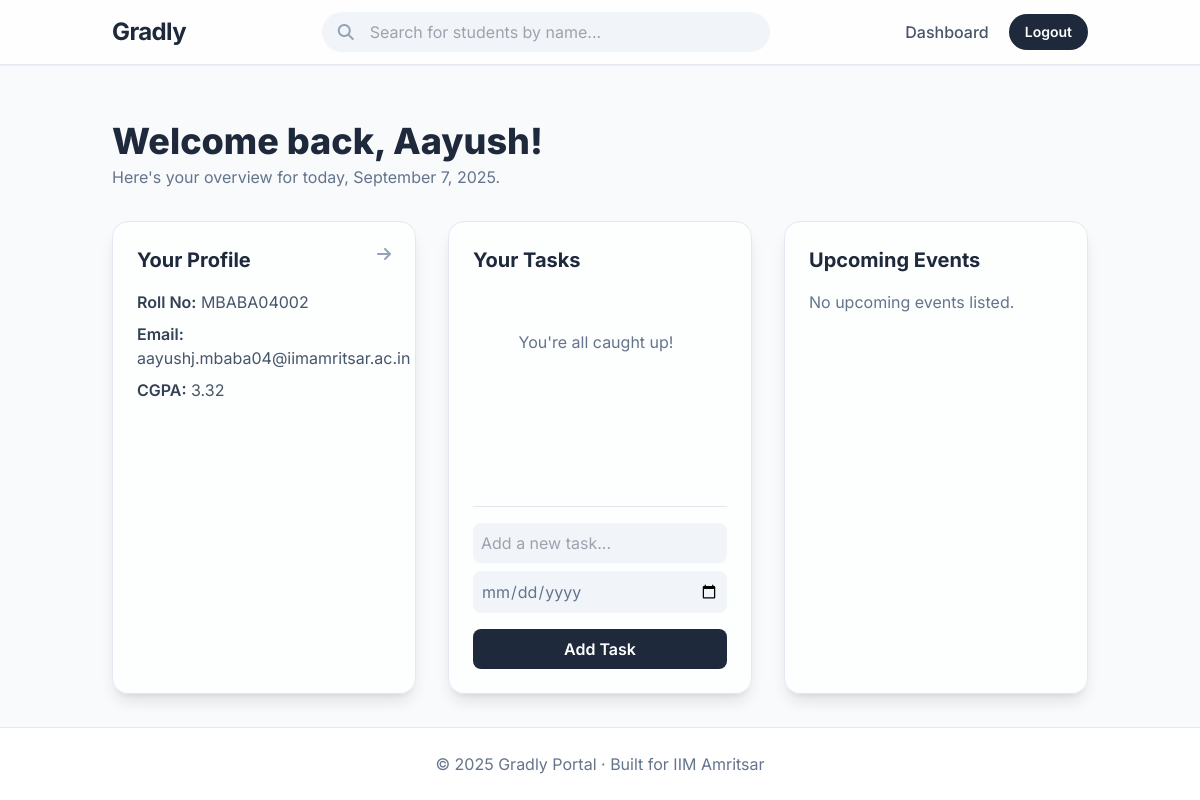
The page /dashboard (signed in) on the database as committed earlier.
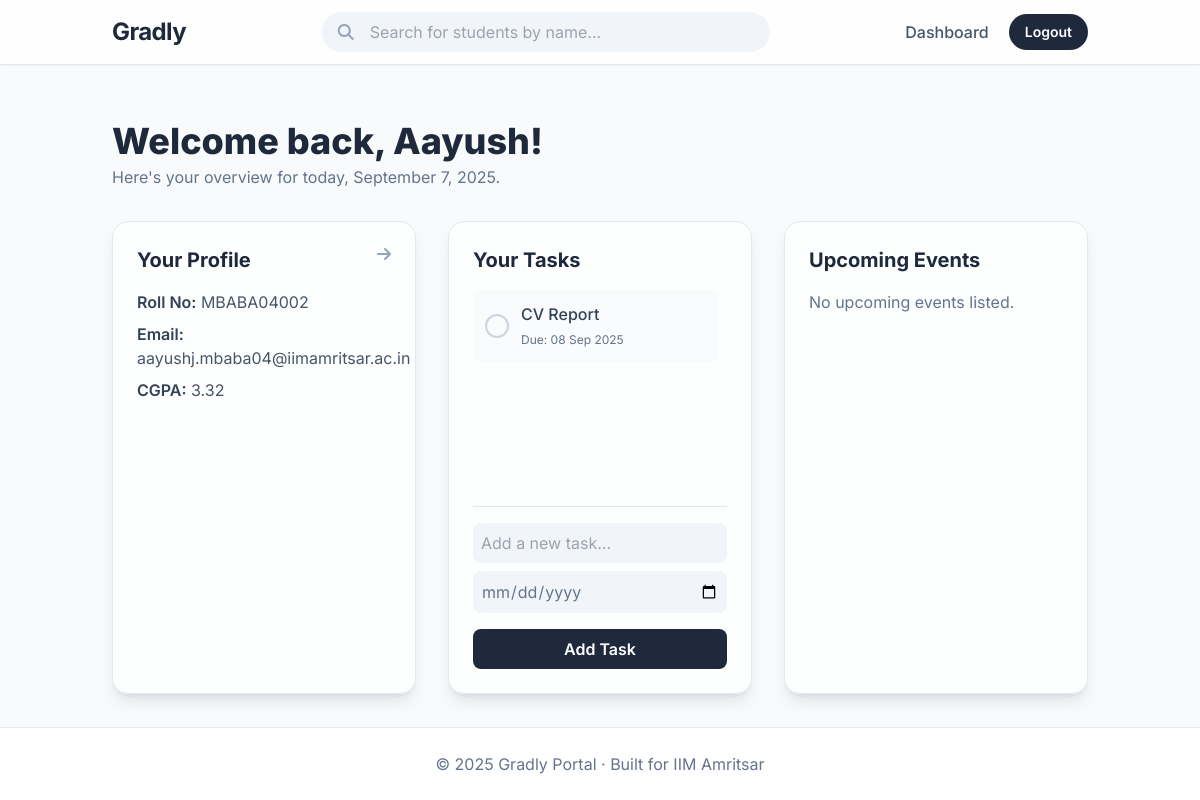
The same page on the database as committed later.
### models.py (models this page shows)
class User(db.Model, UserMixin):
    id = db.Column(db.String(15), primary_key=True)
    name = db.Column(db.String(100), nullable=False)
    email = db.Column(db.String(120), unique=True, nullable=False)
    password = db.Column(db.String(200), nullable=False)
    cgpa = db.Column(db.Float, nullable=True)
    resume = db.Column(db.String(200), nullable=True)
    phone = db.Column(db.String(20), nullable=True)
    profile_pic = db.Column(db.String(200), nullable=True)
    show_email = db.Column(db.Boolean, default=True)
    show_phone = db.Column(db.Boolean, default=True)
    show_cgpa = db.Column(db.Boolean, default=True)
    work_experiences = db.relationship('WorkExperience', backref='user', lazy=True)
    internships = db.relationship('Internship', backref='user', lazy=True)
    certifications = db.relationship('Certification', backref='user', lazy=True)
    skills = db.relationship('Skill', backref='user', lazy=True)
    hobbies = db.relationship('Hobby', backref='user', lazy=True)

class Task(db.Model):
    id = db.Column(db.Integer, primary_key=True)
    title = db.Column(db.String(200), nullable=False)
    due_date = db.Column(db.DateTime, nullable=True)
    is_done = db.Column(db.Boolean, default=False)
    user_id = db.Column(db.Integer, db.ForeignKey('user.id'))

### routes/dashboard.py (the view, shortened to what this page needs)
@dashboard_bp.route('/dashboard', methods=['GET', 'POST'])
@login_required
def dashboard():
    tasks = Task.query.filter_by(user_id=current_user.id).order_by(Task.due_date).all()
    events = Event.query.order_by(Event.date).limit(5).all()
    form = TaskForm()
    return render_template('dashboard.html', tasks=tasks, events=events, form=form)

### forms.py
class TaskForm(FlaskForm):
    title = StringField('Task Title', validators=[DataRequired()])
    due_date = DateField('Deadline', format='%Y-%m-%d', validators=[DataRequired()])
    submit = SubmitField('Add Task')

### app.py (called while the page is built)
@login_manager.user_loader
def load_user(user_id):
    return User.query.get(user_id)

@app.before_request
def create_tables():
    db.create_all()

### templates/dashboard.html (shortened to what this page needs)
{% extends "base.html" %}
{% block content %}
<div class="mb-8">
    <h1 class="text-4xl font-extrabold text-slate-800">Welcome back, {{ current_user.name.split(' ')[0] }}!</h1>
    <p class="text-slate-500 mt-1">Here's your overview for today, September 7, 2025.</p>
</div>
<div class="grid md:grid-cols-3 gap-8">
    <a href="{{ url_for('profile.view_profile', user_id=current_user.id) }}"
        class="group block bg-white/70 backdrop-blur-lg p-6 rounded-2xl shadow-lg border border-slate-200 hover:border-sky-400 hover:shadow-2xl transition-all duration-300 transform hover:-translate-y-1">
        <div class="flex justify-between items-start">
            <h2 class="text-xl font-bold text-slate-800 mb-4">Your Profile</h2>
            <i class="fa fa-arrow-right text-slate-400 group-hover:text-sky-500 transition-colors"></i>
        </div>
        <div class="space-y-2 text-slate-600">
            <p><strong class="font-semibold text-slate-700">Roll No:</strong> {{ current_user.id }}</p>
            <p><strong class="font-semibold text-slate-700">Email:</strong> {{ current_user.email }}</p>
            <p><strong class="font-semibold text-slate-700">CGPA:</strong> {{ current_user.cgpa or 'N/A' }}</p>
        </div>
    </a>
    <div class="bg-white/70 backdrop-blur-lg p-6 rounded-2xl shadow-lg border border-slate-200">
        <h2 class="text-xl font-bold text-slate-800 mb-4">Your Tasks</h2>
        <ul class="space-y-3 mb-6 h-48 overflow-y-auto pr-2">
            {% for task in tasks %}
            <li class="flex justify-between items-center bg-slate-50/80 p-3 rounded-lg">
                <div class="flex items-center space-x-3">
                    <form method="POST" action="{{ url_for('tasks.toggle_task', task_id=task.id) }}">
                        <button type="submit"
                            class="w-6 h-6 rounded-full border-2 border-slate-300 flex items-center justify-center transition-all duration-200
                                {% if task.is_done %}bg-green-500 border-green-500{% else %}hover:border-sky-400{% endif %}">
                        </button>
                    </form>
                    <div class="{% if task.is_done %}line-through text-slate-400{% else %}text-slate-700{% endif %}">
                        <p class="font-medium">{{ task.title }}</p>
                        <small class="text-xs {% if task.is_done %}text-slate-400{% else %}text-slate-500{% endif %}">
                            Due: {{ task.due_date.strftime('%d %b %Y') if task.due_date else 'No deadline' }}
                        </small>
                    </div>
                </div>
            </li>
            {% else %}
            <p class="text-slate-500 text-center py-10">You're all caught up!</p>
            {% endfor %}
        </ul>
        <form method="POST" class="mt-4 border-t border-slate-200 pt-4">
            {{ form.title(class="w-full p-2 bg-slate-100 border-transparent rounded-lg mb-2 focus:ring-2
            focus:ring-sky-500 transition", placeholder="Add a new task...") }}
            {{ form.due_date(class="w-full p-2 bg-slate-100 border-transparent rounded-lg mb-2 focus:ring-2
            focus:ring-sky-500 transition text-slate-500", type="date") }}
            {{ form.submit(class="mt-2 w-full bg-slate-800 text-white font-semibold py-2 rounded-lg hover:bg-sky-500
            transition-all duration-300") }}
        </form>
    </div>
    <div class="bg-white/70 backdrop-blur-lg p-6 rounded-2xl shadow-lg border border-slate-200">
        <h2 class="text-xl font-bold text-slate-800 mb-4">Upcoming Events</h2>
        <ul class="space-y-3">
            {% for event in events %}
            <li class="bg-slate-50/80 p-3 rounded-lg flex items-center space-x-4">
                <div
                    class="flex-shrink-0 bg-sky-100 text-sky-600 h-10 w-10 rounded-lg flex flex-col items-center justify-center font-bold">
                    <span class="text-xs -mb-1">{{ event.date.strftime('%b') }}</span>
                    <span class="text-lg">{{ event.date.strftime('%d') }}</span>
                </div>
                <div>
                    <p class="font-semibold text-slate-700">{{ event.title }}</p>
                    <small class="text-slate-500">{{ event.date.strftime('%A') }}</small>
                </div>
            </li>
            {% else %}
            <p class="text-slate-500">No upcoming events listed.</p>
            {% endfor %}
        </ul>
    </div>
</div>
{% endblock %}

### templates/base.html (shortened to what this page needs)
<!DOCTYPE html>
<html lang="en" class="scroll-smooth">
<head>
    <script src="https://cdn.tailwindcss.com"></script>
    <link rel="stylesheet" href="https://cdnjs.cloudflare.com/ajax/libs/font-awesome/6.5.2/css/all.min.css"
 />
</head>
<body class="bg-slate-50 text-slate-800 flex flex-col min-h-screen">
    <nav class="sticky top-0 z-50 bg-white/80 backdrop-blur-lg shadow-sm border-b border-slate-200">
        <div class="container mx-auto px-6 py-3 flex justify-between items-center">
            <a href="{{ url_for('home') }}" class="text-2xl font-bold text-slate-800 tracking-tight">Gradly</a>
            {% if current_user.is_authenticated %}
            <div class="relative w-full max-w-md hidden md:block">
                <i class="fa fa-search absolute left-4 top-1/2 -translate-y-1/2 text-slate-400"></i>
                <input id="search-bar" type="text" placeholder="Search for students by name..."
                    class="w-full pl-12 pr-4 py-2 rounded-full bg-slate-100 border-transparent focus:outline-none focus:ring-2 focus:ring-sky-500 transition-all">
            </div>
            {% endif %}
            <div class="flex items-center space-x-5">
                {% if current_user.is_authenticated %}
                <a href="{{ url_for('dashboard.dashboard') }}"
                    class="text-slate-600 hover:text-sky-500 font-medium transition-colors">Dashboard</a>
                <a href="{{ url_for('auth.logout') }}"
                    class="bg-slate-800 text-white px-4 py-2 rounded-full text-sm font-semibold hover:bg-sky-500 transition-all duration-300 transform hover:scale-105">Logout</a>
                {% else %}
                <a href="{{ url_for('auth.login') }}"
                    class="text-slate-600 hover:text-sky-500 font-medium transition-colors">Login</a>
                <a href="{{ url_for('auth.register') }}"
                    class="bg-sky-500 text-white px-4 py-2 rounded-full text-sm font-semibold hover:bg-sky-600 transition-all duration-300">Register</a>
                {% endif %}
            </div>
        </div>
    </nav>
    <main class="container mx-auto px-6 py-8 flex-grow">
        <div class="content-fade-in">
            {% block content %}{% endblock %}
        </div>
    </main>
    <footer class="bg-white border-t border-slate-200 text-center py-6 mt-auto">
        <p class="text-slate-500">&copy; 2025 Gradly Portal · Built for IIM Amritsar</p>
    </footer>
</body>
</html>

### templates/base.html (style rules this page uses)
body { font-family: 'Inter', sans-serif; }
.content-fade-in { animation: fadeIn 0.6s ease-in-out forwards; }

Rows that differ between the two databases and show on the page:
added Task: is_done False (drawn), title "CV Report", due_date "08 Sep 2025"
Other text that changed with them:
text no longer shown: "You're all caught up!"
